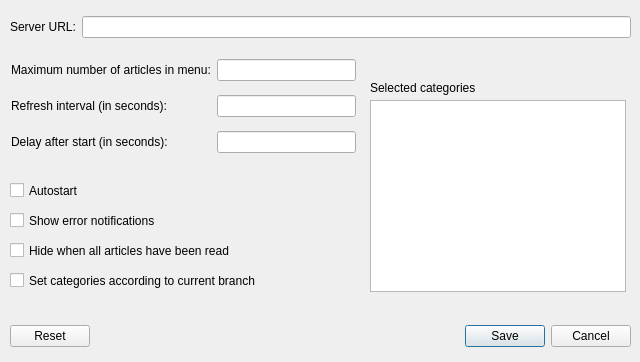
<?xml version="1.0" encoding="UTF-8"?>
<ui version="4.0">
 <class>Settings</class>
 <widget class="QDialog" name="Settings">
  <property name="windowModality">
   <enum>Qt::WindowModal</enum>
  </property>
  <property name="geometry">
   <rect>
    <x>0</x>
    <y>0</y>
    <width>640</width>
    <height>362</height>
   </rect>
  </property>
  <property name="windowTitle">
   <string>mntray - Settings</string>
  </property>
  <property name="windowIcon">
   <iconset theme="mntray">
    <normaloff>.</normaloff>.</iconset>
  </property>
  <property name="sizeGripEnabled">
   <bool>false</bool>
  </property>
  <property name="modal">
   <bool>false</bool>
  </property>
  <widget class="QDialogButtonBox" name="buttonBox">
   <property name="geometry">
    <rect>
     <x>10</x>
     <y>320</y>
     <width>621</width>
     <height>32</height>
    </rect>
   </property>
   <property name="orientation">
    <enum>Qt::Horizontal</enum>
   </property>
   <property name="standardButtons">
    <set>QDialogButtonBox::Cancel|QDialogButtonBox::Reset|QDialogButtonBox::Save</set>
   </property>
   <property name="centerButtons">
    <bool>false</bool>
   </property>
  </widget>
  <widget class="QCheckBox" name="cbAutostart">
   <property name="geometry">
    <rect>
     <x>10</x>
     <y>180</y>
     <width>87</width>
     <height>21</height>
    </rect>
   </property>
   <property name="layoutDirection">
    <enum>Qt::LeftToRight</enum>
   </property>
   <property name="text">
    <string>Autostart</string>
   </property>
  </widget>
  <widget class="QCheckBox" name="cbErrorNotifications">
   <property name="geometry">
    <rect>
     <x>10</x>
     <y>210</y>
     <width>201</width>
     <height>21</height>
    </rect>
   </property>
   <property name="text">
    <string>Show error notifications</string>
   </property>
  </widget>
  <widget class="QCheckBox" name="cbHideWhenRead">
   <property name="geometry">
    <rect>
     <x>10</x>
     <y>240</y>
     <width>261</width>
     <height>21</height>
    </rect>
   </property>
   <property name="text">
    <string>Hide when all articles have been read</string>
   </property>
  </widget>
  <widget class="QCheckBox" name="cbSetCatBranch">
   <property name="geometry">
    <rect>
     <x>10</x>
     <y>270</y>
     <width>311</width>
     <height>21</height>
    </rect>
   </property>
   <property name="text">
    <string>Set categories according to current branch</string>
   </property>
  </widget>
  <widget class="QListWidget" name="listCategories">
   <property name="geometry">
    <rect>
     <x>370</x>
     <y>100</y>
     <width>256</width>
     <height>192</height>
    </rect>
   </property>
   <property name="alternatingRowColors">
    <bool>true</bool>
   </property>
   <property name="selectionMode">
    <enum>QAbstractItemView::MultiSelection</enum>
   </property>
  </widget>
  <widget class="QLabel" name="lblCategories">
   <property name="enabled">
    <bool>true</bool>
   </property>
   <property name="geometry">
    <rect>
     <x>370</x>
     <y>80</y>
     <width>181</width>
     <height>16</height>
    </rect>
   </property>
   <property name="text">
    <string>Selected categories</string>
   </property>
  </widget>
  <widget class="QWidget" name="layoutWidget">
   <property name="geometry">
    <rect>
     <x>10</x>
     <y>10</y>
     <width>621</width>
     <height>34</height>
    </rect>
   </property>
   <layout class="QGridLayout" name="gridLayout_3">
    <item row="0" column="0">
     <widget class="QLabel" name="label">
      <property name="text">
       <string>Server URL:</string>
      </property>
     </widget>
    </item>
    <item row="0" column="1">
     <widget class="QLineEdit" name="txtURL"/>
    </item>
   </layout>
  </widget>
  <widget class="QWidget" name="layoutWidget">
   <property name="geometry">
    <rect>
     <x>11</x>
     <y>51</y>
     <width>345</width>
     <height>110</height>
    </rect>
   </property>
   <layout class="QGridLayout" name="gridLayout">
    <item row="0" column="0" colspan="2">
     <widget class="QLabel" name="label_2">
      <property name="text">
       <string>Maximum number of articles in menu:</string>
      </property>
     </widget>
    </item>
    <item row="0" column="2">
     <widget class="QLineEdit" name="txtMaxArticles">
      <property name="inputMask">
       <string>99</string>
      </property>
      <property name="clearButtonEnabled">
       <bool>false</bool>
      </property>
     </widget>
    </item>
    <item row="1" column="0">
     <widget class="QLabel" name="label_3">
      <property name="text">
       <string>Refresh interval (in seconds):</string>
      </property>
     </widget>
    </item>
    <item row="2" column="0">
     <widget class="QLabel" name="label_4">
      <property name="text">
       <string>Delay after start (in seconds):</string>
      </property>
     </widget>
    </item>
    <item row="1" column="2">
     <widget class="QLineEdit" name="txtRefreshInterval">
      <property name="inputMask">
       <string>9999</string>
      </property>
     </widget>
    </item>
    <item row="2" column="2">
     <widget class="QLineEdit" name="txtDelayStart">
      <property name="inputMask">
       <string>9999</string>
      </property>
      <property name="frame">
       <bool>true</bool>
      </property>
     </widget>
    </item>
   </layout>
  </widget>
 </widget>
 <resources/>
 <connections>
  <connection>
   <sender>buttonBox</sender>
   <signal>accepted()</signal>
   <receiver>Settings</receiver>
   <slot>accept()</slot>
   <hints>
    <hint type="sourcelabel">
     <x>248</x>
     <y>254</y>
    </hint>
    <hint type="destinationlabel">
     <x>157</x>
     <y>274</y>
    </hint>
   </hints>
  </connection>
  <connection>
   <sender>buttonBox</sender>
   <signal>rejected()</signal>
   <receiver>Settings</receiver>
   <slot>reject()</slot>
   <hints>
    <hint type="sourcelabel">
     <x>316</x>
     <y>260</y>
    </hint>
    <hint type="destinationlabel">
     <x>286</x>
     <y>274</y>
    </hint>
   </hints>
  </connection>
 </connections>
</ui>
